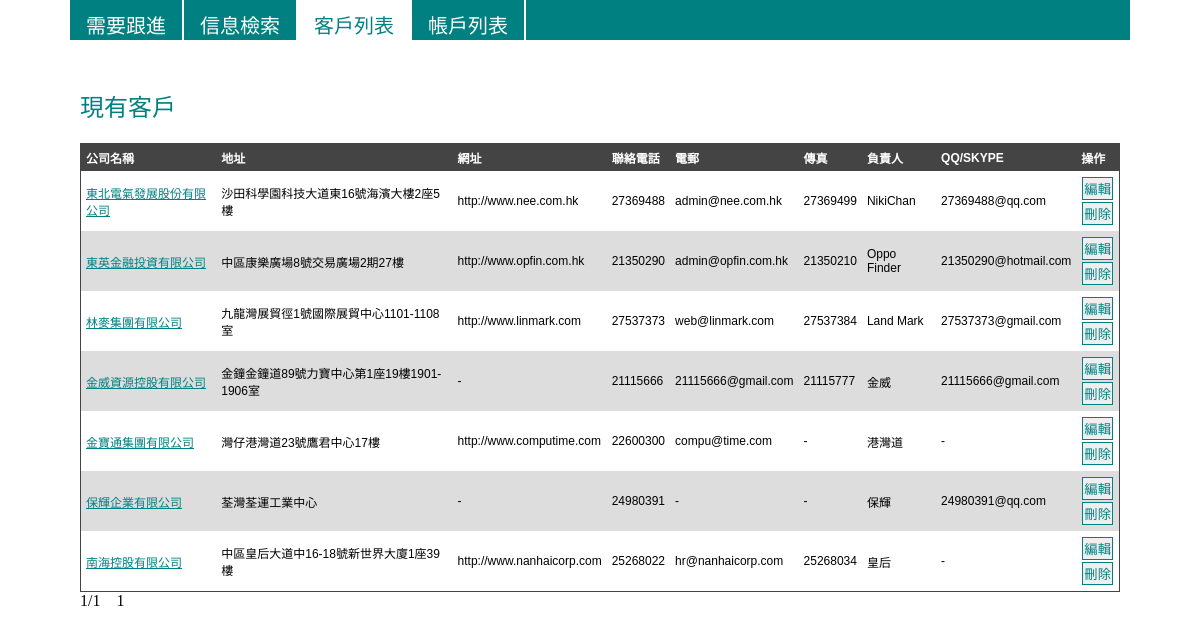
/customer.php, run on the app's committed database.
### tables this page shows
CREATE TABLE IF NOT EXISTS `crm_customers` (
  `id` int(11) NOT NULL AUTO_INCREMENT,
  `name` varchar(255) NOT NULL,
  `address` varchar(255) NOT NULL,
  `website` varchar(255) NOT NULL,
  `phone` int(11) NOT NULL,
  `email` varchar(255) NOT NULL,
  `fax` int(11) NOT NULL,
  `pic` varchar(255) NOT NULL,
  `im` varchar(255) NOT NULL,
  `deleted` tinyint(1) NOT NULL DEFAULT '0',
  PRIMARY KEY (`id`)
);

### customer.php (the view, shortened to what this page needs)
<?php
include 'DB/DB_CONNECT.php';
    function page($page, $total, $pagesize = 10, $pagelen = 5){
	$phpfile = htmlentities($_SERVER['PHP_SELF']);
	$page = intval($page);
	$total = intval($total);
	$pages = ceil($total/$pagesize);
	$offset = ($page - 1) * $pagesize;
	$init = 1;
	$max = $pages;
	$pagelen = ($pagelen % 2)?$pagelen:($pagelen + 1);
	$pagecode='<div class="page">';
	$pagecode.="<span>$page/$pages</span><span>&nbsp;&nbsp;&nbsp;&nbsp;</span>";
	for($i=$init;$i<=$max;$i++){
		if($i==$page){
			$pagecode.='<span>'.$i.'</span><span>&nbsp;&nbsp;</span>';
		} else {
			$pagecode.="<a href=\"{$phpfile}?page={$i}\">$i</a><span>&nbsp;</span>";
		}
	}
	$pagecode.='</div>';
	return array('pagecode'=>$pagecode,'sqllimit'=>' limit '.$offset.','.$pagesize);
}
?>
<html>
<head>
	<?php include 'head.php'; ?>
</head>
<body>
	<div id="container">
		<?php include 'menu.php'; ?>
		<div id="content">
			<br>
			<div>
				<p class="section-header">現有客戶</p>
				<table id="customers">
					<tr><th>公司名稱</th><th>地址</th><th>網址</th><th>聯絡電話</th><th>電郵</th><th>傳真</th><th>負責人</th><th>QQ/SKYPE</th><th>操作</th></tr>
					<?php
					$page = isset($_GET['page'])?$_GET['page']:1;
					$presult = mysqli_query($con, "SELECT COUNT(*) count FROM crm_customers WHERE deleted = 0");
					$prow = mysqli_fetch_assoc($presult);
					$count = $prow["count"];
					$select_sql = "SELECT * FROM crm_customers WHERE deleted = 0";
					$getpageinfo = page($page, $count);
					$select_sql .= $getpageinfo['sqllimit'];
					if ($result = mysqli_query($con, $select_sql)) {
						while ($row = mysqli_fetch_assoc($result)) {
					?>
					<tr><td><a href="accounts.php?id=<?=$row["id"]?>"><?=$row["name"]?></a></td><td><?=$row["address"]?$row["address"]:'-'?></td>
						<td><?=$row["website"]?$row["website"]:'-'?></td><td><?=$row["phone"]?$row["phone"]:'-'?></td><td><?=$row["email"]?$row["email"]:'-'?></td>
						<td><?=$row["fax"]?$row["fax"]:'-'?></td><td><?=$row["pic"]?$row["pic"]:'-'?></td><td><?=$row["im"]?$row["im"]:'-'?></td>
						<td><input type="button" value="編輯" onclick="location.href='editcustomer.php?id=<?php echo $row["id"];?>'" />
							<form method="post" action="<?=htmlentities($_SERVER['PHP_SELF'])?><?php if(isset($_GET["id"]) && !empty($_GET["id"])){ ?>?id=<?=$_GET['id']?><?php } ?>"
								onsubmit="return confirm('確認刪除客戶 <?=$row["name"]?> ?');">
								<input type="submit" name="submit" value="刪除">
							</form>
						</td>
					</tr>
					<?php
						}
					}
					?>
				</table>
			</div>
			<?php
			echo $getpageinfo['pagecode'];
			?>
</div>
</div><br><br>
</body>
</html>

### css/common.css (style rules this page uses)
* { margin: 0; padding: 0; }
body { font-family: Calibre, "微�����������, sans-serif; font-weight: bold; }
a { color: #008080 ; }
table { border: 1px solid #444; border-collapse:collapse; font-family: Calibre, sans-serif; font-size: 12px; width: 100%; }
tr:nth-child(odd) { background-color: #ddd; }
th { background-color: #444; color: #fff; padding: 5px; text-align: left; }
td { padding: 5px; }
input[type=submit], input[type=button] { color: #008080; cursor: pointer; border: 1px solid #008080; margin: 1px; padding: 1px; }
.section-header { color: #008080; font-size: 24px; margin: 20px 0; }
#container { margin: 0 70px; }
#content { padding: 10px; }

### data on the page
crm_customers: name "東北電氣發展股份有限公司", address "沙田科學園科技大道東16號海濱大樓2座5樓", website "http://www.nee.com.hk", phone "27369488", email "admin@nee.com.hk", fax "27369499", pic "NikiChan", im "27369488@qq.com"
crm_customers: name "東英金融投資有限公司", address "中區康樂廣場8號交易廣場2期27樓", website "http://www.opfin.com.hk", phone "21350290", email "admin@opfin.com.hk", fax "21350210", pic "Oppo Finder", im "21350290@hotmail.com"
crm_customers: name "林麥集團有限公司", address "九龍灣展貿徑1號國際展貿中心1101-1108室", website "http://www.linmark.com", phone "27537373", email "web@linmark.com", fax "27537384", pic "Land Mark", im "27537373@gmail.com"
crm_customers: name "金威資源控股有限公司", address "金鐘金鐘道89號力寶中心第1座19樓1901-1906室", phone "21115666", email "21115666@gmail.com", fax "21115777", pic "金威", im "21115666@gmail.com"
crm_customers: name "金寶通集團有限公司", address "灣仔港灣道23號鷹君中心17樓", website "http://www.computime.com", phone "22600300", email "compu@time.com", pic "港灣道"
crm_customers: name "保輝企業有限公司", address "荃灣荃運工業中心", phone "24980391", pic "保輝", im "24980391@qq.com"
crm_customers: name "南海控股有限公司", address "中區皇后大道中16-18號新世界大廈1座39樓", website "http://www.nanhaicorp.com", phone "25268022", email "hr@nanhaicorp.com", fax "25268034", pic "皇后"

### other printed values
$page "1"
$pages "1"
